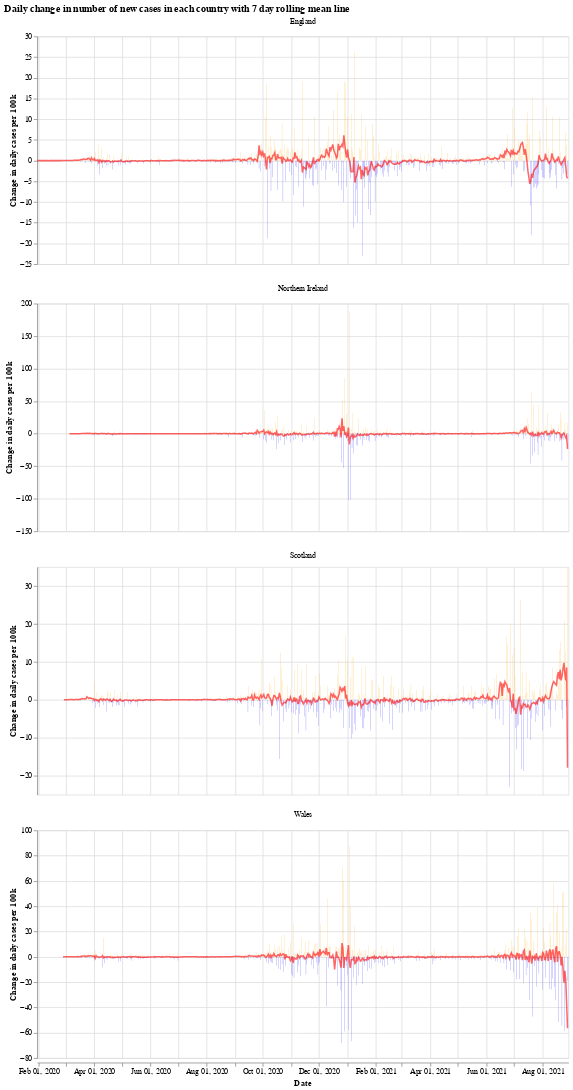

The code cell stored with this chart in its notebook:
### Markdown cell above
We will use the Python library `Altair` for visualising the data, see the [altair docs](https://altair-viz.github.io/) for more information.

First we have a graph which shows the daily change in the number of new cases for each country. This number jumps up and down all over the place, which is likely due to delay in reporting of new cases over the weekend. Another interesting thing is that it looks like the daily cases in Wales experienced a much shorter period of calm over the summer (calm in the sense of daily cases not jumping up and down).

The orange bars are days when the number of new cases (per 100k population) was more than the previous day, while the blue are days when the number of new cases dropped. The red line is the 7 day moving average. 

When the moving average line is below 0, it means that there is a consistent drop in new cases. We can see this clearly happening around the times that lockdowns were introduced (though, to varying degrees). I will update the graphs soon with a marker of when each lockdown started.

### Code cell
# collapse
import altair as alt

bars = alt.Chart(uk_cases).mark_bar().encode(
    x=alt.X("yearmonthdate(date):T", axis=alt.Axis(title='Date')),
    y=alt.Y("casesChangeRate:Q", axis=alt.Axis(title='Change in daily cases per 100k')),
    tooltip='casesChange',
    color=alt.condition(
        alt.datum.casesChangeRate > 0,
        alt.value("orange"),  # The positive color
        alt.value("blue")  # The negative color
    )
).properties(title='Daily change in number of new cases with 7 day rolling mean',width=700).interactive()

line = alt.Chart(uk_cases).mark_line(
    color='red',
    size=2,
    opacity=0.6
).transform_window(
    rolling_mean='mean(casesChangeRate)',
    frame=[0, 7],
    groupby=['areaName']
).encode(
    x='yearmonthdate(date):T',
    y='rolling_mean:Q'
)

alt.layer(bars, line, data=uk_cases).facet(alt.Column(
    'areaName', title=''), columns=1).resolve_scale(y='independent').properties(title='Daily change in number of new cases in each country with 7 day rolling mean line')

### Figure 1 — Vega-Lite specification as saved in the notebook (floating-point values rounded to 4 significant figures; data arrays with more than 128 entries replaced by an {"elided": "..."} marker saying what was removed)
{"config": {"view": {"continuousWidth": 400, "continuousHeight": 300}}, "data": {"name": "data-d509bf9b83be6ee10929bbfc7c6d99f9"}, "facet": {"type": "nominal", "field": "areaName", "title": ""}, "spec": {"layer": [{"mark": "bar", "encoding": {"color": {"condition": {"value": "orange", "test": "(datum.casesChangeRate > 0)"}, "value": "blue"}, "tooltip": {"type": "quantitative", "field": "casesChange"}, "x": {"type": "temporal", "axis": {"title": "Date"}, "field": "date", "timeUnit": "yearmonthdate"}, "y": {"type": "quantitative", "axis": {"title": "Change in daily cases per 100k"}, "field": "casesChangeRate"}}, "selection": {"selector001": {"type": "interval", "bind": "scales", "encodings": ["x", "y"]}}, "title": "Daily change in number of new cases with 7 day rolling mean", "width": 700}, {"mark": {"type": "line", "color": "red", "opacity": 0.6, "size": 2}, "encoding": {"x": {"type": "temporal", "field": "date", "timeUnit": "yearmonthdate"}, "y": {"type": "quantitative", "field": "rolling_mean"}}, "transform": [{"window": [{"op": "mean", "field": "casesChangeRate", "as": "rolling_mean"}], "frame": [0, 7], "groupby": ["areaName"]}]}]}, "columns": 1, "resolve": {"scale": {"y": "independent"}}, "title": "Daily change in number of new cases in each country with 7 day rolling mean line", "$schema": "https://vega.github.io/schema/vega-lite/v4.8.1.json", "datasets": {"data-d509bf9b83be6ee10929bbfc7c6d99f9": {"elided": "2216 records"}}}
